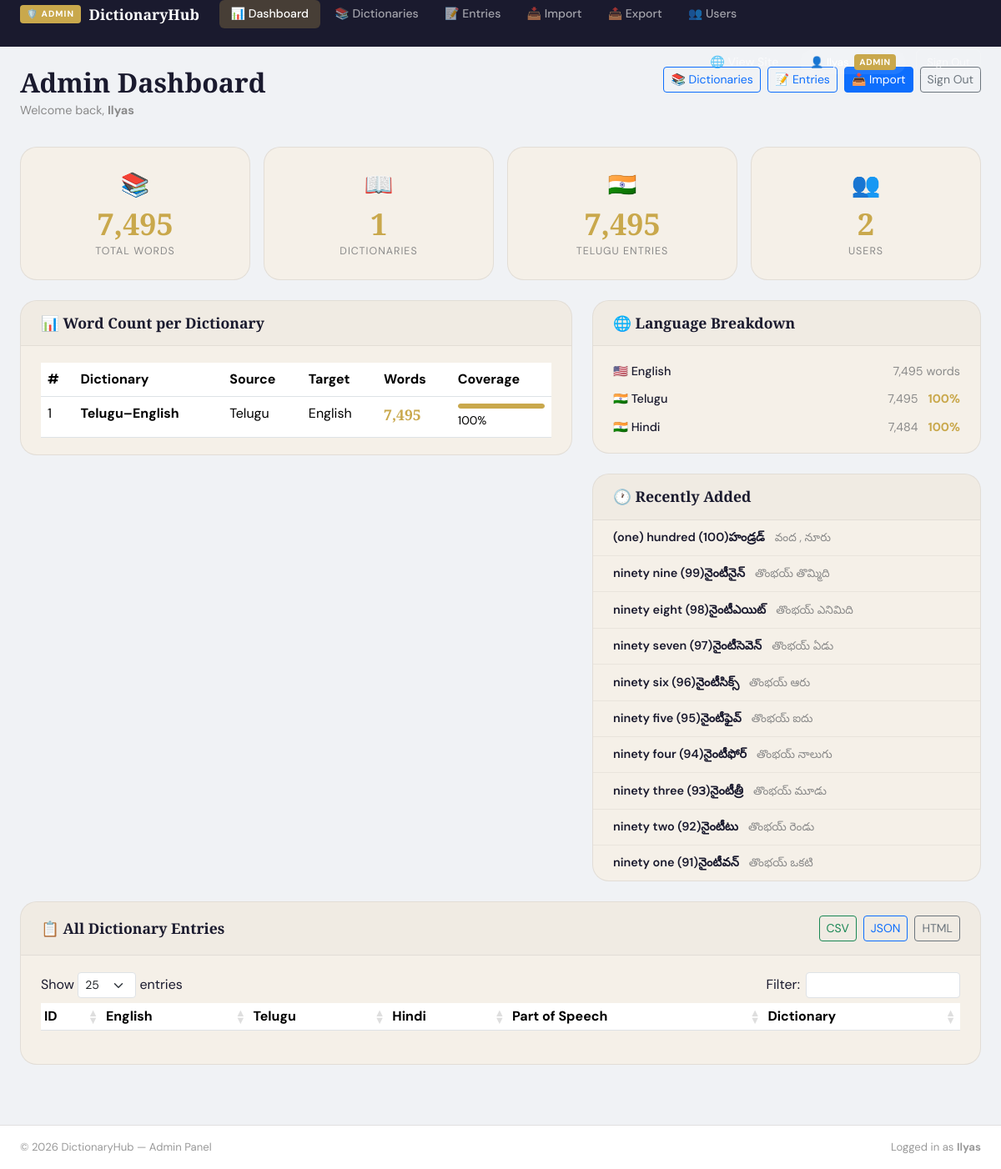
The page /index.php?page=admin_dashboard (signed in) on the database its author committed.
### tables this page shows
CREATE TABLE `dictionaries` (
  `id` int(10) UNSIGNED NOT NULL,
  `name` varchar(255) NOT NULL,
  `description` text DEFAULT NULL,
  `source_lang` varchar(50) NOT NULL DEFAULT 'Telugu',
  `target_lang` varchar(50) NOT NULL DEFAULT 'English',
  `created_by` int(10) UNSIGNED DEFAULT NULL,
  `created_at` timestamp NOT NULL DEFAULT current_timestamp()
);

### includes/auth.php (called while the page is built, shortened)
<?php
function is_logged_in() {
    return isset($_SESSION['user_id']) && !empty($_SESSION['user_id']);
}
function current_user() {
    return [
        'id'       => $_SESSION['user_id'],
        'username' => $_SESSION['username'],
        'role'     => $_SESSION['role'],
    ];
}

### includes/admin_stats_data.php (called while the page is built, shortened)
<?php
$r = $db->query("SELECT COUNT(*) AS total FROM dictionary_entries");
if ($r) {
    $total_words = (int) $r->fetch_assoc()['total'];
}
$r = $db->query("SELECT COUNT(*) AS total FROM dictionary_entries WHERE telugu != '' AND telugu IS NOT NULL");
if ($r) {
    $with_telugu = (int) $r->fetch_assoc()['total'];
}
$r = $db->query("SELECT COUNT(*) AS total FROM dictionary_entries WHERE hindi != '' AND hindi IS NOT NULL");
if ($r) {
    $with_hindi = (int) $r->fetch_assoc()['total'];
}

### pages/admin_dashboard.php (the view, shortened to what this page needs)
<?php
require_once __DIR__ . '/../includes/auth.php';
require_once __DIR__ . '/../includes/db.php';
require_once __DIR__ . '/../includes/admin_stats_data.php';
$dict_stats = [];
$r = $db->query("
    SELECT d.id, d.name, d.source_lang, d.target_lang,
           COUNT(de.id) AS word_count
    FROM dictionaries d
    LEFT JOIN dictionary_entries de ON de.dictionary_id = d.id
    GROUP BY d.id, d.name, d.source_lang, d.target_lang
    ORDER BY word_count DESC
");
if ($r) while ($row = $r->fetch_assoc()) $dict_stats[] = $row;
$recent = [];
$r = $db->query("
    SELECT de.word, de.telugu, de.hindi, d.name AS dictionary_name
    FROM dictionary_entries de
    JOIN dictionaries d ON de.dictionary_id = d.id
    ORDER BY de.id DESC LIMIT 10
");
if ($r) while ($row = $r->fetch_assoc()) $recent[] = $row;
?>
<link rel="stylesheet" href="https://cdn.datatables.net/1.13.7/css/dataTables.bootstrap5.min.css">
<div class="admin-wrap">
  <div class="container-fluid px-4 py-4">
    <div class="admin-page-header">
      <div>
        <h1 class="admin-title">Admin Dashboard</h1>
        <p class="admin-subtitle">Welcome back, <strong><?php echo htmlspecialchars(current_user()['username']); ?></strong></p>
      </div>
      <div class="admin-header-actions d-flex flex-wrap gap-2">
        <a href="index.php?page=admin_dictionaries" class="btn btn-outline-primary btn-sm">📚 Dictionaries</a>
        <a href="index.php?page=admin_entries" class="btn btn-outline-primary btn-sm">📝 Entries</a>
        <a href="index.php?page=admin_import" class="btn btn-primary btn-sm">📥 Import</a>
        <a href="index.php?page=logout"       class="btn btn-outline-secondary btn-sm">Sign Out</a>
      </div>
    </div>
    <?php require __DIR__ . '/../includes/admin_stats_cards.php'; ?>
    <div class="row g-4 mb-4">
      <div class="col-md-7">
        <div class="admin-card">
          <div class="admin-card-header"><h5>📊 Word Count per Dictionary</h5></div>
          <div class="admin-card-body">
            <table class="table table-hover mb-0">
              <thead>
                <tr><th>#</th><th>Dictionary</th><th>Source</th><th>Target</th><th>Words</th><th>Coverage</th></tr>
              </thead>
              <tbody>
                <?php foreach ($dict_stats as $i => $d):
                  $pct = $total_words > 0 ? round(($d['word_count'] / $total_words) * 100) : 0;
                ?>
                  <tr>
                    <td><?php echo $i + 1; ?></td>
                    <td><strong><?php echo htmlspecialchars($d['name']); ?></strong></td>
                    <td><?php echo htmlspecialchars($d['source_lang']); ?></td>
                    <td><?php echo htmlspecialchars($d['target_lang']); ?></td>
                    <td><span class="admin-word-count"><?php echo number_format($d['word_count']); ?></span></td>
                    <td>
                      <div class="admin-progress">
                        <div class="admin-progress-bar" style="width:<?php echo $pct; ?>%"></div>
                      </div>
                      <small><?php echo $pct; ?>%</small>
                    </td>
                  </tr>
                <?php endforeach; ?>
              </tbody>
            </table>
          </div>
        </div>
      </div>
      <div class="col-md-5">
        <div class="admin-card mb-4">
          <div class="admin-card-header"><h5>🌐 Language Breakdown</h5></div>
          <div class="admin-card-body">
            <div class="lang-breakdown">
              <div class="lang-row">
                <span class="lang-name">🇺🇸 English</span>
                <span class="lang-count"><?php echo number_format($total_words); ?> words</span>
              </div>
              <div class="lang-row">
                <span class="lang-name">🇮🇳 Telugu</span>
                <span class="lang-count"><?php echo number_format($with_telugu); ?></span>
                <span class="lang-pct"><?php echo $total_words > 0 ? round(($with_telugu / $total_words) * 100) : 0; ?>%</span>
              </div>
              <div class="lang-row">
                <span class="lang-name">🇮🇳 Hindi</span>
                <span class="lang-count"><?php echo number_format($with_hindi); ?></span>
                <span class="lang-pct"><?php echo $total_words > 0 ? round(($with_hindi / $total_words) * 100) : 0; ?>%</span>
              </div>
            </div>
          </div>
        </div>
        <div class="admin-card">
          <div class="admin-card-header"><h5>🕐 Recently Added</h5></div>
          <div class="admin-card-body p-0">
            <ul class="admin-recent-list">
              <?php foreach ($recent as $entry): ?>
                <li class="admin-recent-item">
                  <div class="admin-recent-word"><?php echo htmlspecialchars($entry['word']); ?></div>
                  <div class="admin-recent-trans"><?php echo htmlspecialchars($entry['telugu'] ?: '—'); ?></div>
                </li>
              <?php endforeach; ?>
            </ul>
          </div>
        </div>
      </div>
    </div>
    <div class="admin-card">
      <div class="admin-card-header d-flex justify-content-between align-items-center">
        <h5 class="mb-0">📋 All Dictionary Entries</h5>
        <div class="d-flex gap-2">
          <a href="index.php?page=upload&action=export&format=csv"  class="btn btn-outline-success btn-sm">CSV</a>
          <a href="index.php?page=upload&action=export&format=json" class="btn btn-outline-primary btn-sm">JSON</a>
          <a href="index.php?page=upload&action=export&format=html" class="btn btn-outline-secondary btn-sm">HTML</a>
        </div>
      </div>
      <div class="admin-card-body">
        <table id="entriesTable" class="table table-hover table-sm" style="width:100%">
          <thead>
            <tr>
              <th>ID</th>
              <th>English</th>
              <th>Telugu</th>
              <th>Hindi</th>
              <th>Part of Speech</th>
              <th>Dictionary</th>
            </tr>
          </thead>
        </table>
      </div>
    </div>
  </div>
</div>

### assets/css/style.css (style rules this page uses)
:root { --ink: #1a1a2e; --cream: #f5f0e8; --gold: #c9a84c; --accent: #e05a3a; --muted: #8a8a8a; }
* { box-sizing: border-box; }
body { font-family: 'DM Sans', sans-serif; background-color: var(--cream); color: var(--ink); transition: background 0.4s, color 0.4s; overflow-x: hidden; }
.admin-wrap { min-height: 80vh; }
.admin-page-header { display: flex; align-items: flex-start; justify-content: space-between; flex-wrap: wrap; gap: 1rem; margin-bottom: 2rem; }
.admin-title { font-family: 'Playfair Display', serif; font-size: 2rem; font-weight: 700; margin: 0; }
.admin-subtitle { color: var(--muted); font-size: 0.9rem; margin: 0.25rem 0 0; }
.admin-header-actions { display: flex; gap: 0.5rem; flex-wrap: wrap; }
.admin-card { background: var(--cream); border: 1.5px solid rgba(0,0,0,0.08); border-radius: 20px; overflow: hidden; }
.admin-card-header { padding: 1rem 1.5rem; border-bottom: 1px solid rgba(0,0,0,0.06); background: rgba(0,0,0,0.02); }
.admin-card-header h5 { font-family: 'Playfair Display', serif; font-size: 1.1rem; font-weight: 700; margin: 0; }
.admin-card-body { padding: 1.25rem 1.5rem; }
.admin-word-count { font-family: 'Playfair Display', serif; font-size: 1.1rem; font-weight: 700; color: var(--gold); }
.admin-progress { height: 6px; background: rgba(0,0,0,0.08); border-radius: 3px; overflow: hidden; margin-bottom: 2px; }
.admin-progress-bar { height: 100%; background: var(--gold); border-radius: 3px; transition: width 0.6s ease; }
.lang-breakdown { display: flex; flex-direction: column; gap: 0.75rem; }
.lang-row { display: flex; align-items: center; gap: 0.75rem; font-size: 0.9rem; }
.lang-name { flex: 1; font-weight: 500; }
.lang-count { color: var(--muted); }
.lang-pct { font-weight: 700; color: var(--gold); min-width: 35px; text-align: right; }
.admin-recent-list { list-style: none; padding: 0; margin: 0; }
.admin-recent-item { padding: 0.65rem 1.5rem; border-bottom: 1px solid rgba(0,0,0,0.05); display: flex; align-items: baseline; gap: 0.75rem; }
.admin-recent-item:last-child { border-bottom: none; }
.admin-recent-word { font-weight: 600; font-size: 0.9rem; min-width: 100px; }
.admin-recent-trans { color: var(--muted); font-size: 0.85rem; }

### assets/css/admin.css (style rules this page uses)
.admin-body { background: #f0f2f5; font-family: 'DM Sans', sans-serif; min-height: 100vh; }

### rows shown on the page
dictionaries: name "Telugu–English", source_lang "Telugu", target_lang "English", word_count "7,495", pct "100"

### other values the page prints
$user['username'] "Ilyas"
current_user()['username'] "Ilyas"
$total_words "7,495"
$total_dicts "1"
$with_telugu "7,495"
$total_users "2"
$with_hindi "7,484"
$entry['word'] "(one) hundred (100)హండ్రడ్"
$entry['telugu'] ?: '—' "వంద , నూరు"
$entry['word'] "ninety nine (99)నైంటీనైన్"
$entry['telugu'] ?: '—' "తొంభయ్ తొమ్మిది"
$entry['word'] "ninety eight (98)నైంటీఎయిట్"
$entry['telugu'] ?: '—' "తొంభయ్ ఎనిమిది"
$entry['word'] "ninety seven (97)నైంటీసెవెన్"
$entry['telugu'] ?: '—' "తొంభయ్ ఏడు"
